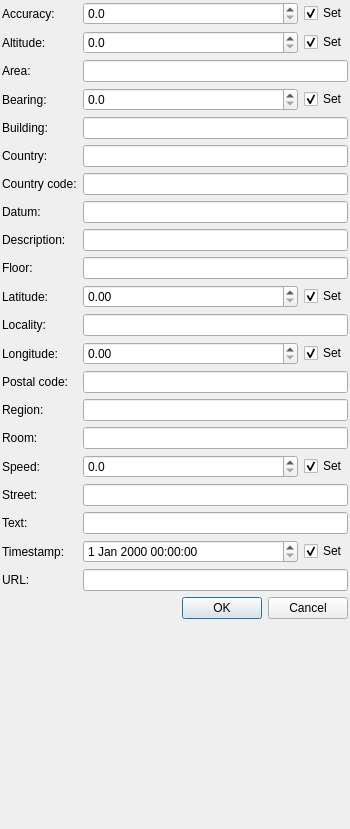
<?xml version="1.0" encoding="UTF-8"?>
<ui version="4.0">
 <class>LocationDialog</class>
 <widget class="QDialog" name="LocationDialog">
  <property name="geometry">
   <rect>
    <x>0</x>
    <y>0</y>
    <width>350</width>
    <height>829</height>
   </rect>
  </property>
  <property name="windowTitle">
   <string>Location</string>
  </property>
  <layout class="QFormLayout" name="formLayout">
   <property name="fieldGrowthPolicy">
    <enum>QFormLayout::FieldGrowthPolicy::AllNonFixedFieldsGrow</enum>
   </property>
   <property name="margin" stdset="0">
    <number>2</number>
   </property>
   <item row="0" column="0">
    <widget class="QLabel" name="label">
     <property name="text">
      <string>Accuracy:</string>
     </property>
     <property name="buddy">
      <cstring>Accuracy_</cstring>
     </property>
    </widget>
   </item>
   <item row="0" column="1">
    <layout class="QHBoxLayout" name="horizontalLayout">
     <item>
      <widget class="QDoubleSpinBox" name="Accuracy_">
       <property name="sizePolicy">
        <sizepolicy hsizetype="Expanding" vsizetype="Fixed">
         <horstretch>0</horstretch>
         <verstretch>0</verstretch>
        </sizepolicy>
       </property>
       <property name="decimals">
        <number>1</number>
       </property>
      </widget>
     </item>
     <item>
      <widget class="QCheckBox" name="SetAccuracy_">
       <property name="text">
        <string>Set</string>
       </property>
       <property name="checked">
        <bool>true</bool>
       </property>
      </widget>
     </item>
    </layout>
   </item>
   <item row="1" column="0">
    <widget class="QLabel" name="label_2">
     <property name="text">
      <string>Altitude:</string>
     </property>
     <property name="buddy">
      <cstring>Altitude_</cstring>
     </property>
    </widget>
   </item>
   <item row="1" column="1">
    <layout class="QHBoxLayout" name="horizontalLayout_2">
     <item>
      <widget class="QDoubleSpinBox" name="Altitude_">
       <property name="sizePolicy">
        <sizepolicy hsizetype="Expanding" vsizetype="Fixed">
         <horstretch>0</horstretch>
         <verstretch>0</verstretch>
        </sizepolicy>
       </property>
       <property name="decimals">
        <number>1</number>
       </property>
      </widget>
     </item>
     <item>
      <widget class="QCheckBox" name="SetAltitude_">
       <property name="text">
        <string>Set</string>
       </property>
       <property name="checked">
        <bool>true</bool>
       </property>
      </widget>
     </item>
    </layout>
   </item>
   <item row="2" column="0">
    <widget class="QLabel" name="label_4">
     <property name="text">
      <string>Area:</string>
     </property>
     <property name="buddy">
      <cstring>Area_</cstring>
     </property>
    </widget>
   </item>
   <item row="2" column="1">
    <widget class="QLineEdit" name="Area_"/>
   </item>
   <item row="3" column="0">
    <widget class="QLabel" name="label_5">
     <property name="text">
      <string>Bearing:</string>
     </property>
     <property name="buddy">
      <cstring>Bearing_</cstring>
     </property>
    </widget>
   </item>
   <item row="3" column="1">
    <layout class="QHBoxLayout" name="horizontalLayout_3">
     <item>
      <widget class="QDoubleSpinBox" name="Bearing_">
       <property name="sizePolicy">
        <sizepolicy hsizetype="Expanding" vsizetype="Fixed">
         <horstretch>0</horstretch>
         <verstretch>0</verstretch>
        </sizepolicy>
       </property>
       <property name="decimals">
        <number>1</number>
       </property>
      </widget>
     </item>
     <item>
      <widget class="QCheckBox" name="SetBearing_">
       <property name="text">
        <string>Set</string>
       </property>
       <property name="checked">
        <bool>true</bool>
       </property>
      </widget>
     </item>
    </layout>
   </item>
   <item row="4" column="0">
    <widget class="QLabel" name="label_19">
     <property name="text">
      <string>Building:</string>
     </property>
     <property name="buddy">
      <cstring>Building_</cstring>
     </property>
    </widget>
   </item>
   <item row="4" column="1">
    <widget class="QLineEdit" name="Building_"/>
   </item>
   <item row="5" column="0">
    <widget class="QLabel" name="label_21">
     <property name="text">
      <string>Country:</string>
     </property>
     <property name="buddy">
      <cstring>Country_</cstring>
     </property>
    </widget>
   </item>
   <item row="5" column="1">
    <widget class="QLineEdit" name="Country_"/>
   </item>
   <item row="6" column="0">
    <widget class="QLabel" name="label_22">
     <property name="text">
      <string>Country code:</string>
     </property>
     <property name="buddy">
      <cstring>CountryCode_</cstring>
     </property>
    </widget>
   </item>
   <item row="6" column="1">
    <widget class="QLineEdit" name="CountryCode_"/>
   </item>
   <item row="7" column="0">
    <widget class="QLabel" name="label_7">
     <property name="text">
      <string>Datum:</string>
     </property>
     <property name="buddy">
      <cstring>Datum_</cstring>
     </property>
    </widget>
   </item>
   <item row="7" column="1">
    <widget class="QLineEdit" name="Datum_"/>
   </item>
   <item row="8" column="0">
    <widget class="QLabel" name="label_8">
     <property name="text">
      <string>Description:</string>
     </property>
     <property name="buddy">
      <cstring>Description_</cstring>
     </property>
    </widget>
   </item>
   <item row="8" column="1">
    <widget class="QLineEdit" name="Description_"/>
   </item>
   <item row="9" column="0">
    <widget class="QLabel" name="label_12">
     <property name="text">
      <string>Floor:</string>
     </property>
     <property name="buddy">
      <cstring>Floor_</cstring>
     </property>
    </widget>
   </item>
   <item row="9" column="1">
    <widget class="QLineEdit" name="Floor_"/>
   </item>
   <item row="10" column="0">
    <widget class="QLabel" name="label_23">
     <property name="text">
      <string>Latitude:</string>
     </property>
     <property name="buddy">
      <cstring>Latitude_</cstring>
     </property>
    </widget>
   </item>
   <item row="10" column="1">
    <layout class="QHBoxLayout" name="horizontalLayout_4">
     <item>
      <widget class="QDoubleSpinBox" name="Latitude_">
       <property name="sizePolicy">
        <sizepolicy hsizetype="Expanding" vsizetype="Fixed">
         <horstretch>0</horstretch>
         <verstretch>0</verstretch>
        </sizepolicy>
       </property>
      </widget>
     </item>
     <item>
      <widget class="QCheckBox" name="SetLatitude_">
       <property name="text">
        <string>Set</string>
       </property>
       <property name="checked">
        <bool>true</bool>
       </property>
      </widget>
     </item>
    </layout>
   </item>
   <item row="11" column="0">
    <widget class="QLabel" name="label_9">
     <property name="text">
      <string>Locality:</string>
     </property>
     <property name="buddy">
      <cstring>Locality_</cstring>
     </property>
    </widget>
   </item>
   <item row="11" column="1">
    <widget class="QLineEdit" name="Locality_"/>
   </item>
   <item row="12" column="0">
    <widget class="QLabel" name="label_10">
     <property name="text">
      <string>Longitude:</string>
     </property>
     <property name="buddy">
      <cstring>Longitude_</cstring>
     </property>
    </widget>
   </item>
   <item row="12" column="1">
    <layout class="QHBoxLayout" name="horizontalLayout_5">
     <item>
      <widget class="QDoubleSpinBox" name="Longitude_">
       <property name="sizePolicy">
        <sizepolicy hsizetype="Expanding" vsizetype="Fixed">
         <horstretch>0</horstretch>
         <verstretch>0</verstretch>
        </sizepolicy>
       </property>
      </widget>
     </item>
     <item>
      <widget class="QCheckBox" name="SetLongitude_">
       <property name="text">
        <string>Set</string>
       </property>
       <property name="checked">
        <bool>true</bool>
       </property>
      </widget>
     </item>
    </layout>
   </item>
   <item row="13" column="0">
    <widget class="QLabel" name="label_11">
     <property name="text">
      <string>Postal code:</string>
     </property>
     <property name="buddy">
      <cstring>PostalCode_</cstring>
     </property>
    </widget>
   </item>
   <item row="13" column="1">
    <widget class="QLineEdit" name="PostalCode_"/>
   </item>
   <item row="14" column="0">
    <widget class="QLabel" name="label_6">
     <property name="text">
      <string>Region:</string>
     </property>
     <property name="buddy">
      <cstring>Region_</cstring>
     </property>
    </widget>
   </item>
   <item row="14" column="1">
    <widget class="QLineEdit" name="Region_"/>
   </item>
   <item row="15" column="0">
    <widget class="QLabel" name="label_14">
     <property name="text">
      <string>Room:</string>
     </property>
     <property name="buddy">
      <cstring>Room_</cstring>
     </property>
    </widget>
   </item>
   <item row="15" column="1">
    <widget class="QLineEdit" name="Room_"/>
   </item>
   <item row="16" column="0">
    <widget class="QLabel" name="label_15">
     <property name="text">
      <string>Speed:</string>
     </property>
     <property name="buddy">
      <cstring>Speed_</cstring>
     </property>
    </widget>
   </item>
   <item row="16" column="1">
    <layout class="QHBoxLayout" name="horizontalLayout_6">
     <item>
      <widget class="QDoubleSpinBox" name="Speed_">
       <property name="sizePolicy">
        <sizepolicy hsizetype="Expanding" vsizetype="Fixed">
         <horstretch>0</horstretch>
         <verstretch>0</verstretch>
        </sizepolicy>
       </property>
       <property name="decimals">
        <number>1</number>
       </property>
      </widget>
     </item>
     <item>
      <widget class="QCheckBox" name="SetSpeed_">
       <property name="text">
        <string>Set</string>
       </property>
       <property name="checked">
        <bool>true</bool>
       </property>
      </widget>
     </item>
    </layout>
   </item>
   <item row="17" column="0">
    <widget class="QLabel" name="label_17">
     <property name="text">
      <string>Street:</string>
     </property>
     <property name="buddy">
      <cstring>Street_</cstring>
     </property>
    </widget>
   </item>
   <item row="17" column="1">
    <widget class="QLineEdit" name="Street_"/>
   </item>
   <item row="18" column="0">
    <widget class="QLabel" name="label_18">
     <property name="text">
      <string>Text:</string>
     </property>
     <property name="buddy">
      <cstring>Text_</cstring>
     </property>
    </widget>
   </item>
   <item row="18" column="1">
    <widget class="QLineEdit" name="Text_"/>
   </item>
   <item row="19" column="0">
    <widget class="QLabel" name="label_20">
     <property name="text">
      <string>Timestamp:</string>
     </property>
     <property name="buddy">
      <cstring>Timestamp_</cstring>
     </property>
    </widget>
   </item>
   <item row="19" column="1">
    <layout class="QHBoxLayout" name="horizontalLayout_7">
     <item>
      <widget class="QDateTimeEdit" name="Timestamp_">
       <property name="sizePolicy">
        <sizepolicy hsizetype="Expanding" vsizetype="Fixed">
         <horstretch>0</horstretch>
         <verstretch>0</verstretch>
        </sizepolicy>
       </property>
      </widget>
     </item>
     <item>
      <widget class="QCheckBox" name="SetTimestamp_">
       <property name="text">
        <string>Set</string>
       </property>
       <property name="checked">
        <bool>true</bool>
       </property>
      </widget>
     </item>
    </layout>
   </item>
   <item row="20" column="0">
    <widget class="QLabel" name="label_16">
     <property name="text">
      <string>URL:</string>
     </property>
     <property name="buddy">
      <cstring>URL_</cstring>
     </property>
    </widget>
   </item>
   <item row="20" column="1">
    <widget class="QLineEdit" name="URL_"/>
   </item>
   <item row="21" column="0" colspan="2">
    <widget class="QDialogButtonBox" name="buttonBox">
     <property name="orientation">
      <enum>Qt::Orientation::Horizontal</enum>
     </property>
     <property name="standardButtons">
      <set>QDialogButtonBox::StandardButton::Cancel|QDialogButtonBox::StandardButton::Ok</set>
     </property>
    </widget>
   </item>
  </layout>
 </widget>
 <resources/>
 <connections>
  <connection>
   <sender>buttonBox</sender>
   <signal>accepted()</signal>
   <receiver>LocationDialog</receiver>
   <slot>accept()</slot>
   <hints>
    <hint type="sourcelabel">
     <x>220</x>
     <y>597</y>
    </hint>
    <hint type="destinationlabel">
     <x>157</x>
     <y>274</y>
    </hint>
   </hints>
  </connection>
  <connection>
   <sender>buttonBox</sender>
   <signal>rejected()</signal>
   <receiver>LocationDialog</receiver>
   <slot>reject()</slot>
   <hints>
    <hint type="sourcelabel">
     <x>288</x>
     <y>603</y>
    </hint>
    <hint type="destinationlabel">
     <x>286</x>
     <y>274</y>
    </hint>
   </hints>
  </connection>
  <connection>
   <sender>SetAccuracy_</sender>
   <signal>toggled(bool)</signal>
   <receiver>Accuracy_</receiver>
   <slot>setEnabled(bool)</slot>
   <hints>
    <hint type="sourcelabel">
     <x>315</x>
     <y>19</y>
    </hint>
    <hint type="destinationlabel">
     <x>256</x>
     <y>13</y>
    </hint>
   </hints>
  </connection>
  <connection>
   <sender>SetAltitude_</sender>
   <signal>toggled(bool)</signal>
   <receiver>Altitude_</receiver>
   <slot>setEnabled(bool)</slot>
   <hints>
    <hint type="sourcelabel">
     <x>307</x>
     <y>43</y>
    </hint>
    <hint type="destinationlabel">
     <x>253</x>
     <y>41</y>
    </hint>
   </hints>
  </connection>
  <connection>
   <sender>SetBearing_</sender>
   <signal>toggled(bool)</signal>
   <receiver>Bearing_</receiver>
   <slot>setEnabled(bool)</slot>
   <hints>
    <hint type="sourcelabel">
     <x>312</x>
     <y>103</y>
    </hint>
    <hint type="destinationlabel">
     <x>277</x>
     <y>106</y>
    </hint>
   </hints>
  </connection>
  <connection>
   <sender>SetLatitude_</sender>
   <signal>toggled(bool)</signal>
   <receiver>Latitude_</receiver>
   <slot>setEnabled(bool)</slot>
   <hints>
    <hint type="sourcelabel">
     <x>318</x>
     <y>288</y>
    </hint>
    <hint type="destinationlabel">
     <x>264</x>
     <y>288</y>
    </hint>
   </hints>
  </connection>
  <connection>
   <sender>SetLongitude_</sender>
   <signal>toggled(bool)</signal>
   <receiver>Longitude_</receiver>
   <slot>setEnabled(bool)</slot>
   <hints>
    <hint type="sourcelabel">
     <x>314</x>
     <y>339</y>
    </hint>
    <hint type="destinationlabel">
     <x>266</x>
     <y>345</y>
    </hint>
   </hints>
  </connection>
  <connection>
   <sender>SetSpeed_</sender>
   <signal>toggled(bool)</signal>
   <receiver>Speed_</receiver>
   <slot>setEnabled(bool)</slot>
   <hints>
    <hint type="sourcelabel">
     <x>324</x>
     <y>451</y>
    </hint>
    <hint type="destinationlabel">
     <x>256</x>
     <y>455</y>
    </hint>
   </hints>
  </connection>
  <connection>
   <sender>SetTimestamp_</sender>
   <signal>toggled(bool)</signal>
   <receiver>Timestamp_</receiver>
   <slot>setEnabled(bool)</slot>
   <hints>
    <hint type="sourcelabel">
     <x>320</x>
     <y>536</y>
    </hint>
    <hint type="destinationlabel">
     <x>265</x>
     <y>539</y>
    </hint>
   </hints>
  </connection>
 </connections>
</ui>
